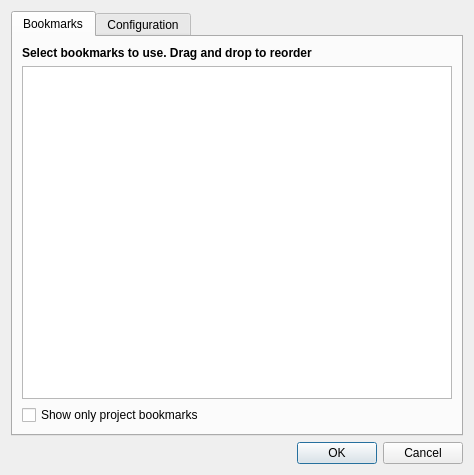
<?xml version="1.0" encoding="UTF-8"?>
<ui version="4.0">
 <class>BookmarksDialog</class>
 <widget class="QDialog" name="BookmarksDialog">
  <property name="geometry">
   <rect>
    <x>0</x>
    <y>0</y>
    <width>474</width>
    <height>475</height>
   </rect>
  </property>
  <property name="windowTitle">
   <string>Bookmarks</string>
  </property>
  <layout class="QVBoxLayout" name="verticalLayout">
   <item>
    <widget class="QTabWidget" name="tabWidget">
     <property name="currentIndex">
      <number>0</number>
     </property>
     <widget class="QWidget" name="bookmarks">
      <attribute name="title">
       <string>Bookmarks</string>
      </attribute>
      <layout class="QVBoxLayout" name="verticalLayout_4">
       <item>
        <widget class="QLabel" name="label_2">
         <property name="text">
          <string>&lt;b&gt;Select bookmarks to use. Drag and drop to reorder&lt;/b&gt;</string>
         </property>
        </widget>
       </item>
       <item>
        <widget class="QListWidget" name="bookmarksList">
         <property name="dragEnabled">
          <bool>true</bool>
         </property>
         <property name="dragDropMode">
          <enum>QAbstractItemView::InternalMove</enum>
         </property>
         <property name="selectionMode">
          <enum>QAbstractItemView::SingleSelection</enum>
         </property>
        </widget>
       </item>
       <item>
        <widget class="QCheckBox" name="showProjectOnlyCheck">
         <property name="text">
          <string>Show only project bookmarks</string>
         </property>
        </widget>
       </item>
      </layout>
     </widget>
     <widget class="QWidget" name="configuration">
      <attribute name="title">
       <string>Configuration</string>
      </attribute>
      <layout class="QVBoxLayout" name="verticalLayout_3">
       <item>
        <widget class="QCheckBox" name="showAsStoryPanelCheck">
         <property name="text">
          <string>Show as story panel</string>
         </property>
        </widget>
       </item>
       <item>
        <layout class="QHBoxLayout" name="horizontalLayout">
         <item>
          <spacer name="horizontalSpacer">
           <property name="orientation">
            <enum>Qt::Horizontal</enum>
           </property>
           <property name="sizeType">
            <enum>QSizePolicy::Fixed</enum>
           </property>
           <property name="sizeHint" stdset="0">
            <size>
             <width>20</width>
             <height>20</height>
            </size>
           </property>
          </spacer>
         </item>
         <item>
          <widget class="QLabel" name="label">
           <property name="text">
            <string>Animation type:</string>
           </property>
          </widget>
         </item>
         <item>
          <widget class="QComboBox" name="animationTypeCombo">
           <property name="minimumSize">
            <size>
             <width>200</width>
             <height>0</height>
            </size>
           </property>
           <item>
            <property name="text">
             <string>Go to</string>
            </property>
           </item>
           <item>
            <property name="text">
             <string>Pan to</string>
            </property>
           </item>
           <item>
            <property name="text">
             <string>Fly to</string>
            </property>
           </item>
          </widget>
         </item>
         <item>
          <spacer name="horizontalSpacer_2">
           <property name="orientation">
            <enum>Qt::Horizontal</enum>
           </property>
           <property name="sizeHint" stdset="0">
            <size>
             <width>40</width>
             <height>20</height>
            </size>
           </property>
          </spacer>
         </item>
        </layout>
       </item>
       <item>
        <spacer name="verticalSpacer">
         <property name="orientation">
          <enum>Qt::Vertical</enum>
         </property>
         <property name="sizeHint" stdset="0">
          <size>
           <width>20</width>
           <height>330</height>
          </size>
         </property>
        </spacer>
       </item>
      </layout>
     </widget>
    </widget>
   </item>
   <item>
    <widget class="QDialogButtonBox" name="buttonBox">
     <property name="orientation">
      <enum>Qt::Horizontal</enum>
     </property>
     <property name="standardButtons">
      <set>QDialogButtonBox::Cancel|QDialogButtonBox::Ok</set>
     </property>
    </widget>
   </item>
  </layout>
 </widget>
 <resources/>
 <connections/>
</ui>
